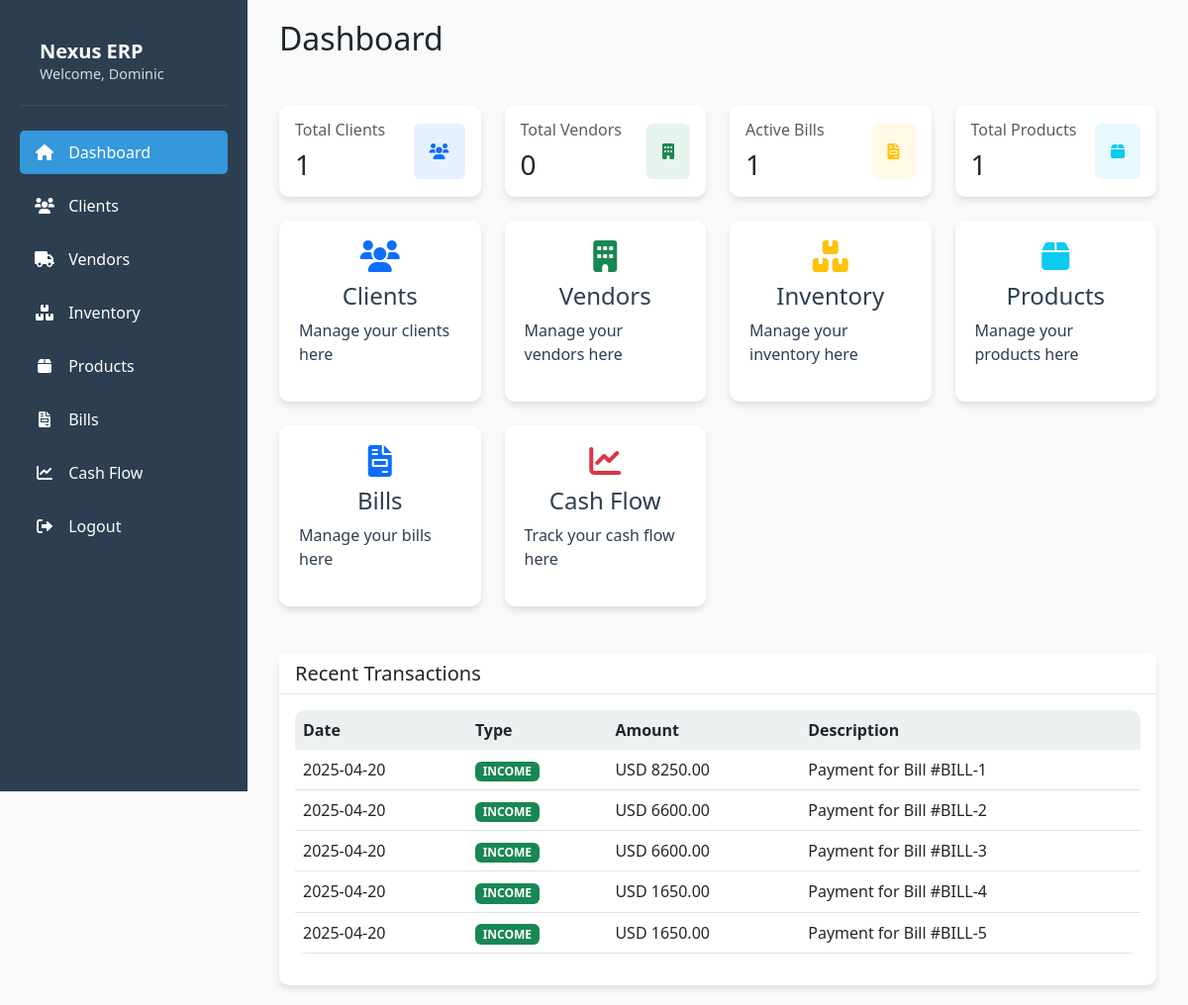
Page / (signed in) on the earlier database version.
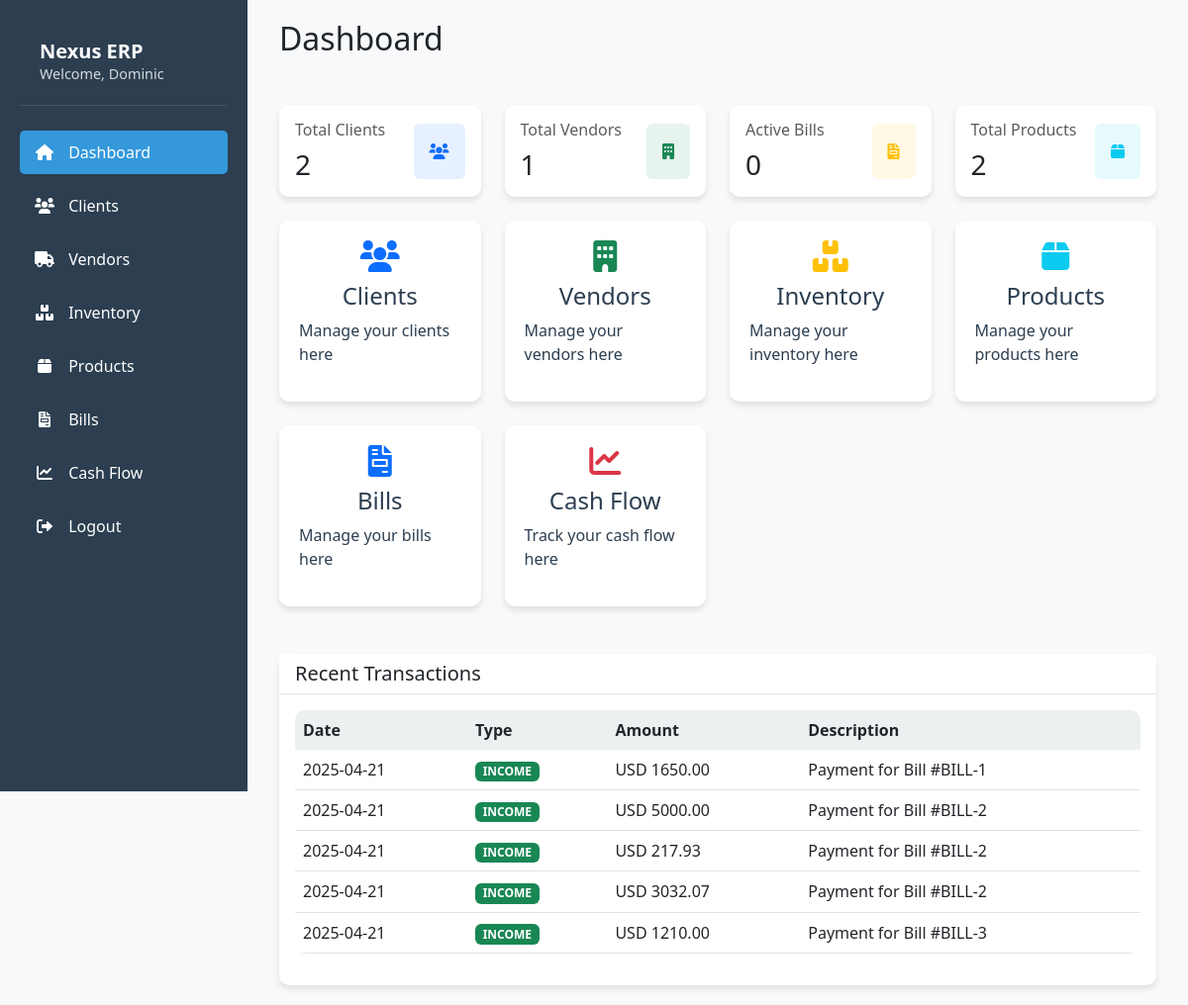
Same page on the later database version.
### models.py (models this page shows)
class User(UserMixin, db.Model):
    id = db.Column(db.Integer, primary_key=True)
    username = db.Column(db.String(80), unique=True, nullable=False)
    password = db.Column(db.String(120), nullable=False)

class Transaction(db.Model):
    __tablename__ = 'transaction'
    id = db.Column(db.Integer, primary_key=True)
    user_id = db.Column(db.Integer, db.ForeignKey('user.id'), nullable=False)
    type = db.Column(db.String(20), nullable=False)  # 'INCOME', 'EXPENSE', 'TRANSFER'
    category_id = db.Column(db.Integer, db.ForeignKey('category.id'), nullable=True)
    source_module = db.Column(db.String(50))  # e.g., 'invoice', 'manual', etc.
    source_id = db.Column(db.String(100))  # External ID (e.g., invoice ID)
    amount = db.Column(db.Float, nullable=False)
    currency = db.Column(db.String(3), default='PYG')  # ISO 4217 code
    exchange_rate = db.Column(db.Float, nullable=True)  # Optional
    date = db.Column(db.Date, nullable=False)
    description = db.Column(db.Text, nullable=True)
    status = db.Column(db.String(20), default='CONFIRMED')  # 'PENDING', 'CONFIRMED', 'CANCELLED'
    created_at = db.Column(db.DateTime, default=datetime.utcnow)
    updated_at = db.Column(db.DateTime, default=datetime.utcnow, onupdate=datetime.utcnow)
    category = db.relationship('Category', backref='transactions')

### app.py (the view)
@app.route('/')
@login_required
def home():
    clients = Client.query.filter_by(user_id=current_user.id).all()
    vendors = Vendor.query.filter_by(user_id=current_user.id).all()
    products = Product.query.filter_by(user_id=current_user.id).all()
    active_bills = Bill.query.filter_by(status='Unpaid').all()
    recent_transactions = Transaction.query.filter_by(user_id=current_user.id).order_by(Transaction.date.desc()).limit(5).all()
    return render_template('home.html',
                         clients=clients,
                         vendors=vendors,
                         products=products,
                         active_bills=active_bills,
                         recent_transactions=recent_transactions)

### app.py (called while the page is built)
@login_manager.user_loader
def load_user(user_id):
    return User.query.get(int(user_id))

### templates/home.html (shortened to what this page needs)
{% extends "base.html" %}
{% block content %}
<div class="container-fluid">
    <div class="row mb-4">
        <div class="col-12">
            <h2 class="mb-4">Dashboard</h2>
        </div>
    </div>
    <div class="row mb-4">
        <div class="col-md-3">
            <div class="card">
                <div class="card-body">
                    <div class="d-flex justify-content-between align-items-center">
                        <div>
                            <h6 class="text-muted mb-2">Total Clients</h6>
                            <h3 class="mb-0">{{ clients|length }}</h3>
                        </div>
                        <div class="bg-primary bg-opacity-10 p-3 rounded">
                            <i class="fas fa-users text-primary"></i>
                        </div>
                    </div>
                </div>
            </div>
        </div>
        <div class="col-md-3">
            <div class="card">
                <div class="card-body">
                    <div class="d-flex justify-content-between align-items-center">
                        <div>
                            <h6 class="text-muted mb-2">Total Vendors</h6>
                            <h3 class="mb-0">{{ vendors|length }}</h3>
                        </div>
                        <div class="bg-success bg-opacity-10 p-3 rounded">
                            <i class="fas fa-building text-success"></i>
                        </div>
                    </div>
                </div>
            </div>
        </div>
        <div class="col-md-3">
            <div class="card">
                <div class="card-body">
                    <div class="d-flex justify-content-between align-items-center">
                        <div>
                            <h6 class="text-muted mb-2">Active Bills</h6>
                            <h3 class="mb-0">{{ active_bills|length }}</h3>
                        </div>
                        <div class="bg-warning bg-opacity-10 p-3 rounded">
                            <i class="fas fa-file-invoice text-warning"></i>
                        </div>
                    </div>
                </div>
            </div>
        </div>
        <div class="col-md-3">
            <div class="card">
                <div class="card-body">
                    <div class="d-flex justify-content-between align-items-center">
                        <div>
                            <h6 class="text-muted mb-2">Total Products</h6>
                            <h3 class="mb-0">{{ products|length }}</h3>
                        </div>
                        <div class="bg-info bg-opacity-10 p-3 rounded">
                            <i class="fas fa-box text-info"></i>
                        </div>
                    </div>
                </div>
            </div>
        </div>
    </div>
    <div class="row">
        <div class="col-md-3 mb-4">
            <a href="{{ url_for('clients') }}" class="box-button">
                <i class="fas fa-users text-primary"></i>
                <h4>Clients</h4>
                <p>Manage your clients here</p>
            </a>
        </div>
        <div class="col-md-3 mb-4">
            <a href="{{ url_for('vendors') }}" class="box-button">
                <i class="fas fa-building text-success"></i>
                <h4>Vendors</h4>
                <p>Manage your vendors here</p>
            </a>
        </div>
        <div class="col-md-3 mb-4">
            <a href="{{ url_for('inventory_page') }}" class="box-button">
                <i class="fas fa-boxes text-warning"></i>
                <h4>Inventory</h4>
                <p>Manage your inventory here</p>
            </a>
        </div>
        <div class="col-md-3 mb-4">
            <a href="{{ url_for('products') }}" class="box-button">
                <i class="fas fa-box text-info"></i>
                <h4>Products</h4>
                <p>Manage your products here</p>
            </a>
        </div>
        <div class="col-md-3 mb-4">
            <a href="{{ url_for('bills') }}" class="box-button">
                <i class="fas fa-file-invoice text-primary"></i>
                <h4>Bills</h4>
                <p>Manage your bills here</p>
            </a>
        </div>
        <div class="col-md-3 mb-4">
            <a href="{{ url_for('cash_flow') }}" class="box-button">
                <i class="fas fa-chart-line text-danger"></i>
                <h4>Cash Flow</h4>
                <p>Track your cash flow here</p>
            </a>
        </div>
    </div>
    <div class="row mt-4">
        <div class="col-12">
            <div class="card">
                <div class="card-header">
                    <h5 class="mb-0">Recent Transactions</h5>
                </div>
                <div class="card-body">
                    <div class="table-responsive">
                        <table class="table">
                            <thead>
                                <tr>
                                    <th>Date</th>
                                    <th>Type</th>
                                    <th>Amount</th>
                                    <th>Description</th>
                                </tr>
                            </thead>
                            <tbody>
                                {% for transaction in recent_transactions %}
                                <tr>
                                    <td>{{ transaction.date.strftime('%Y-%m-%d') }}</td>
                                    <td>
                                        <span class="badge bg-{{ 'success' if transaction.type == 'INCOME' else 'danger' }}">
                                            {{ transaction.type }}
                                        </span>
                                    </td>
                                    <td>{{ transaction.currency }} {{ "%.2f"|format(transaction.amount) }}</td>
                                    <td>{{ transaction.description }}</td>
                                </tr>
                                {% endfor %}
                            </tbody>
                        </table>
                    </div>
                </div>
            </div>
        </div>
    </div>
</div>
{% endblock %}

### templates/base.html (shortened to what this page needs)
<!DOCTYPE html>
<html lang="en">
<head>
    <link href="https://cdn.jsdelivr.net/npm/bootstrap@5.3.0/dist/css/bootstrap.min.css" rel="stylesheet">
    <link href="https://cdnjs.cloudflare.com/ajax/libs/font-awesome/6.0.0/css/all.min.css" rel="stylesheet">
</head>
<body>
    <div class="sidebar">
        <div class="user-info">
            <h5>Nexus ERP</h5>
            {% if current_user.is_authenticated %}
            <p>Welcome, {{ current_user.username }}</p>
            {% else %}
            <p>Enterprise Resource Planning</p>
            {% endif %}
        </div>
        <nav class="nav flex-column">
            <a class="nav-link {% if request.endpoint == 'home' %}active{% endif %}" href="{{ url_for('home') }}">
                <i class="fas fa-home"></i> Dashboard
            </a>
            <a class="nav-link {% if request.endpoint == 'clients' %}active{% endif %}" href="{{ url_for('clients') }}">
                <i class="fas fa-users"></i> Clients
            </a>
            <a class="nav-link {% if request.endpoint == 'vendors' %}active{% endif %}" href="{{ url_for('vendors') }}">
                <i class="fas fa-truck"></i> Vendors
            </a>
            <a class="nav-link {% if request.endpoint == 'inventory_page' %}active{% endif %}" href="{{ url_for('inventory_page') }}">
                <i class="fas fa-boxes"></i> Inventory
            </a>
            <a class="nav-link {% if request.endpoint == 'products' %}active{% endif %}" href="{{ url_for('products') }}">
                <i class="fas fa-box"></i> Products
            </a>
            <a class="nav-link {% if request.endpoint == 'bills' %}active{% endif %}" href="{{ url_for('bills') }}">
                <i class="fas fa-file-invoice"></i> Bills
            </a>
            <a class="nav-link {% if request.endpoint == 'cash_flow' %}active{% endif %}" href="{{ url_for('cash_flow') }}">
                <i class="fas fa-chart-line"></i> Cash Flow
            </a>
            <a class="nav-link" href="{{ url_for('logout') }}">
                <i class="fas fa-sign-out-alt"></i> Logout
            </a>
        </nav>
    </div>
    <div class="main-content">
        {% block content %}{% endblock %}
    </div>
</body>
</html>

### templates/base.html (style rules this page uses)
:root { --primary-color: #2c3e50; --secondary-color: #34495e; --accent-color: #3498db; --success-color: #2ecc71; --warning-color: #f1c40f; --danger-color: #e74c3c; --light-color: #ecf0f1; --dark-color: #2c3e50; }
body { background-color: #f8f9fa; font-family: 'Segoe UI', Tahoma, Geneva, Verdana, sans-serif; }
.sidebar { background-color: var(--primary-color); min-height: 100vh; padding: 20px; position: fixed; width: 250px; left: 0; top: 0; color: white; }
.main-content { margin-left: 250px; padding: 20px; }
.nav-link { color: white; padding: 10px 15px; margin: 5px 0; border-radius: 5px; transition: all 0.3s; }
.nav-link.active { background-color: var(--accent-color); }
.nav-link i { margin-right: 10px; width: 20px; text-align: center; }
.card { border: none; border-radius: 10px; box-shadow: 0 4px 6px rgba(0, 0, 0, 0.1); transition: transform 0.3s; }
.card-header { background-color: white; border-bottom: 1px solid rgba(0, 0, 0, 0.1); font-weight: 600; }
.table { background-color: white; border-radius: 10px; overflow: hidden; }
.table thead th { background-color: var(--light-color); border: none; }
.box-button { text-decoration: none; color: var(--dark-color); transition: all 0.3s; height: 100%; display: flex; flex-direction: column; justify-content: center; align-items: center; padding: 20px; border-radius: 10px; background-color: white; box-shadow: 0 4px 6px rgba(0, 0, 0, 0.1); }
.box-button i { font-size: 2rem; margin-bottom: 10px; }
.user-info { padding: 20px; border-bottom: 1px solid rgba(255, 255, 255, 0.1); margin-bottom: 20px; }
.user-info h5 { margin: 0; font-weight: 600; }
.user-info p { margin: 0; font-size: 0.9rem; opacity: 0.8; }

Differences in the rows shown:
changed Transaction "Payment for Bill #BILL-1": date "2025-04-20" → "2025-04-21"; amount "8250.00" → "1650.00"
changed Transaction (number 2 of 5 on the later page): date "2025-04-20" → "2025-04-21"; amount "6600.00" → "5000.00"
changed Transaction (number 3 of 5 on the later page): date "2025-04-20" → "2025-04-21"; amount "6600.00" → "217.93"; description "Payment for Bill #BILL-3" → "Payment for Bill #BILL-2"
changed Transaction (number 4 of 5 on the later page): date "2025-04-20" → "2025-04-21"; amount "1650.00" → "3032.07"; description "Payment for Bill #BILL-4" → "Payment for Bill #BILL-2"
changed Transaction: date "2025-04-20" → "2025-04-21"; amount "1650.00" → "1210.00"; description "Payment for Bill #BILL-5" → "Payment for Bill #BILL-3"
Other differences:
{{ clients|length }}: "1" → "2"
{{ vendors|length }}: "0" → "1"
{{ active_bills|length }}: "1" → "0"
{{ products|length }}: "1" → "2"
